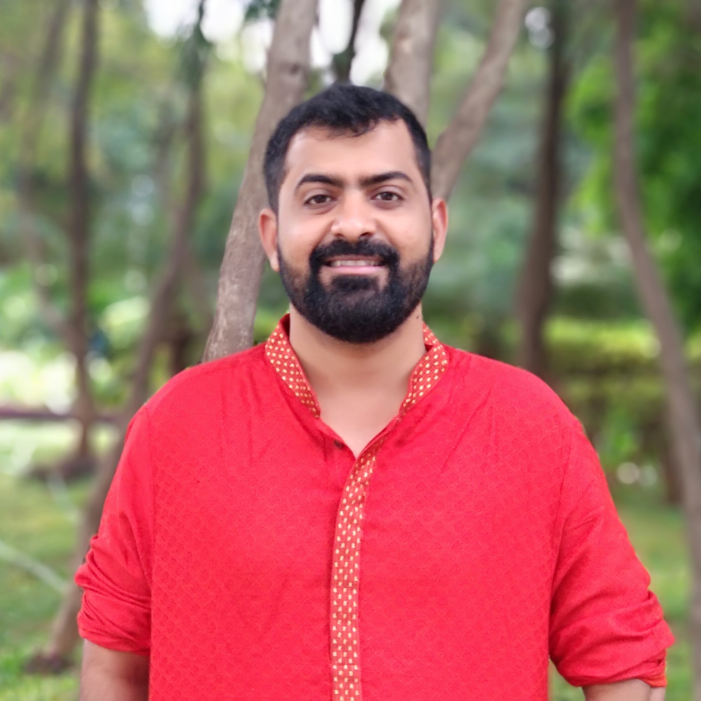
#> input picture face1.JPEG, 2102 x 2102 px (shown at 1/3 size)
$ python facedetaction_script.py
#> lines starting #> are read from the running program, lines starting #| are printed output that depends on the picture
import cv2

cascade_filer = cv2.CascadeClassifier("haarcascade_frontalface_default.xml")

img = cv2.imread("face1.JPEG")
#> img is the input picture: shape (2102, 2102, 3); mean B, G, R 98.6, 104.9, 170.8
img = cv2.resize(img, (int(img.shape[1] / 2), int(img.shape[0] / 2)))
#> img: shape (1051, 1051, 3)
gray_img = cv2.cvtColor(img, cv2.COLOR_RGB2GRAY)
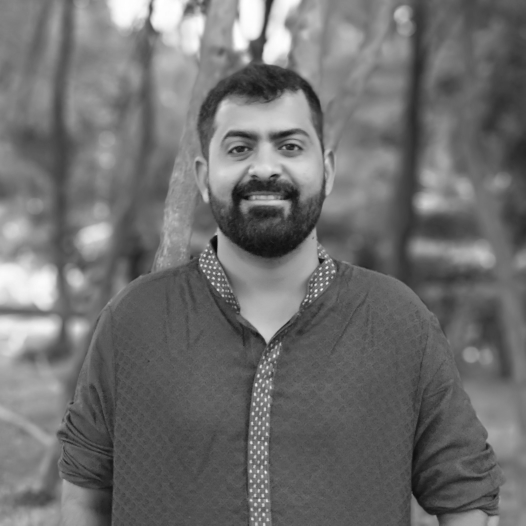
#> gray_img: shape (1051, 1051) (shown at 1/2 size); min 7, max 255, mean 110.7

faces = cascade_filer.detectMultiScale(gray_img, scaleFactor=1.1, minNeighbors=5)
#> faces = [[389, 186, 279, 279]]

for x, y, w, h in faces:
    img = cv2.rectangle(img, (x, y), (x + w, y + h), (0, 255, 0), 3)
#> this loop made 1 pass
#> pass 1, `img = cv2.rectangle(img, (x, y), (x + w, y + h), (0, 255, 0), 3)`:
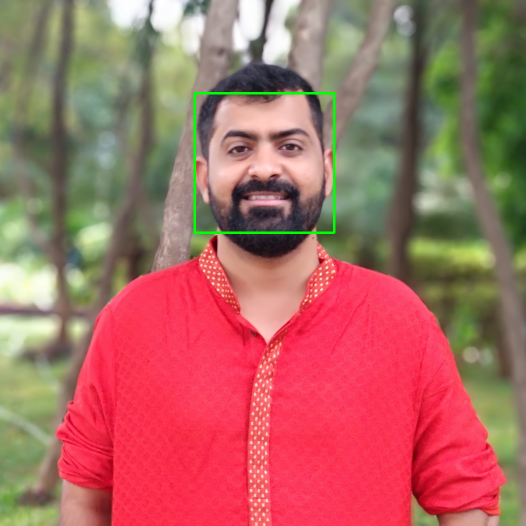
#> img: shape (1051, 1051, 3) (shown at 1/2 size); mean B, G, R 98.3, 105.8, 170.4

print(faces)
#| [[389 186 279 279]]
cv2.imshow("img", img)
cv2.waitKey(0)
cv2.destroyAllWindows()

$ run again, with face2.jpg copied over face1.JPEG
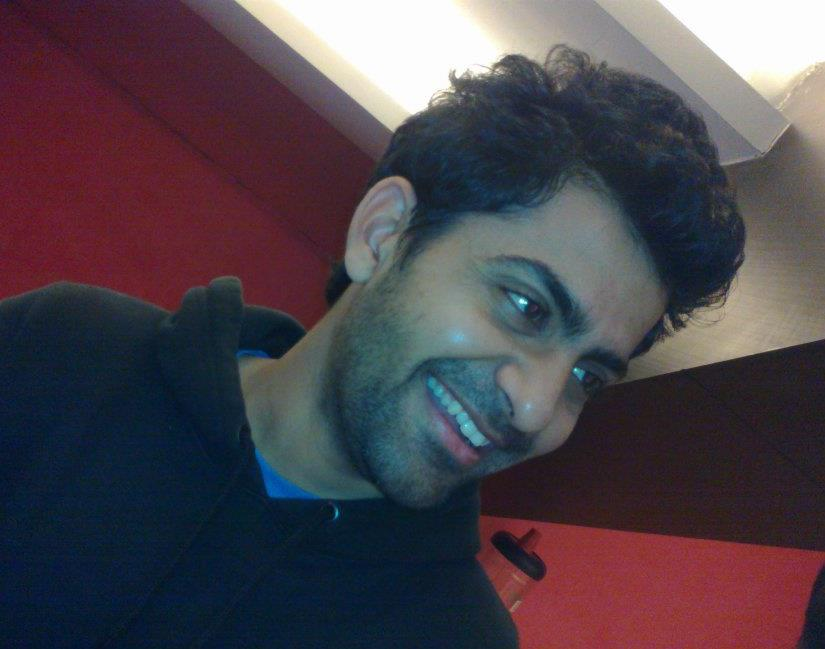
#> input picture face2.jpg, 825 x 649 px
#> img is the input picture: shape (649, 825, 3); mean B, G, R 76.2, 67.9, 76.5
#> img: shape (324, 412, 3)
#> `gray_img = cv2.cvtColor(img, cv2.COLOR_RGB2GRAY)`:
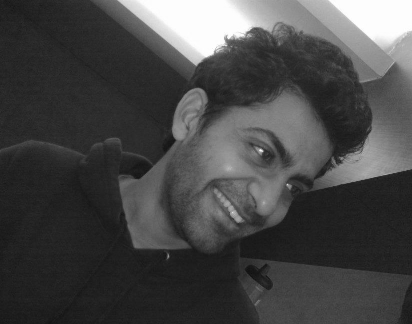
#> gray_img: shape (324, 412); min 16, max 255, mean 71.2
#> faces = ()
